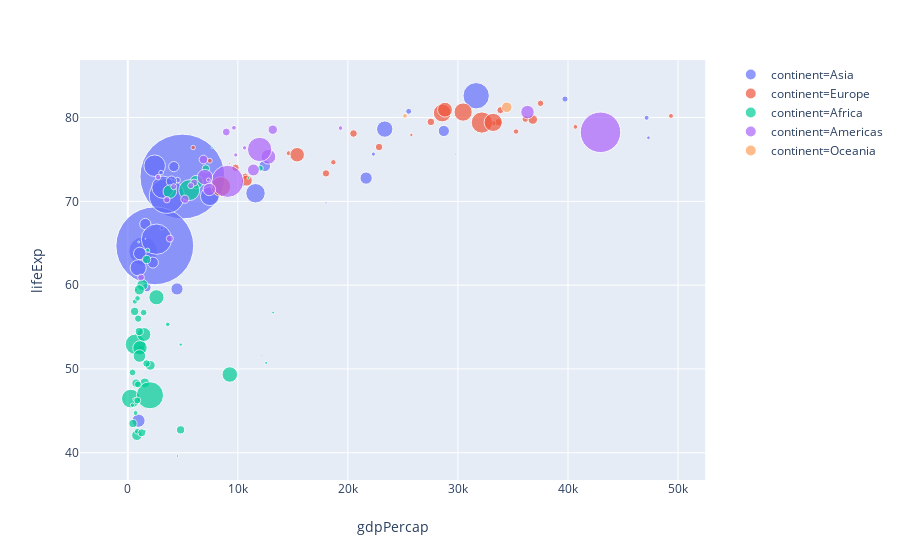

The cell this chart's notebook holds for it:
### Code cell
px.scatter(gapminder2007, x="gdpPercap", y="lifeExp", color='continent',
          size="pop", size_max=60, hover_name="country")

### Figure 1 — Plotly figure (JSON) as saved in the notebook; plotly's stock layout.template omitted (floating-point values rounded to 4 significant figures)
{"data": [{"hoverlabel": {"namelength": 0}, "hovertemplate": "<b>%{hovertext}</b><br><br>continent=Asia<br>gdpPercap=%{x}<br>lifeExp=%{y}<br>pop=%{marker.size}", "hovertext": ["Afghanistan", "Bahrain", "Bangladesh", "Cambodia", "China", "Hong Kong, China", "India", "Indonesia", "Iran", "Iraq", "Israel", "Japan", "Jordan", "Korea, Dem. Rep.", "Korea, Rep.", "Kuwait", "Lebanon", "Malaysia", "Mongolia", "Myanmar", "Nepal", "Oman", "Pakistan", "Philippines", "Saudi Arabia", "Singapore", "Sri Lanka", "Syria", "Taiwan", "Thailand", "Vietnam", "West Bank and Gaza", "Yemen, Rep."], "legendgroup": "continent=Asia", "marker": {"color": "#636efa", "size": [31889923, 708573, 150448339, 14131858, 1318683096, 6980412, 1110396331, 223547000, 69453570, 27499638, 6426679, 127467972, 6053193, 23301725, 49044790, 2505559, 3921278, 24821286, 2874127, 47761980, 28901790, 3204897, 169270617, 91077287, 27601038, 4553009, 20378239, 19314747, 23174294, 65068149, 85262356, 4018332, 22211743], "sizemode": "area", "sizeref": 366300.0, "symbol": "circle"}, "mode": "markers", "name": "continent=Asia", "showlegend": true, "type": "scatter", "x": [974.6, 29800.0, 1391.0, 1714.0, 4959.0, 39720.0, 2452.0, 3541.0, 11610.0, 4471.0, 25520.0, 31660.0, 4519.0, 1593.0, 23350.0, 47310.0, 10460.0, 12450.0, 3096.0, 944, 1091.0, 22320.0, 2606.0, 3190.0, 21650.0, 47140.0, 3970.0, 4185.0, 28720.0, 7458.0, 2442.0, 3025.0, 2281.0], "xaxis": "x", "y": [43.83, 75.64, 64.06, 59.72, 72.96, 82.21, 64.7, 70.65, 70.96, 59.55, 80.75, 82.6, 72.53, 67.3, 78.62, 77.59, 71.99, 74.24, 66.8, 62.07, 63.78, 75.64, 65.48, 71.69, 72.78, 79.97, 72.4, 74.14, 78.4, 70.62, 74.25, 73.42, 62.7], "yaxis": "y"}, {"hoverlabel": {"namelength": 0}, "hovertemplate": "<b>%{hovertext}</b><br><br>continent=Europe<br>gdpPercap=%{x}<br>lifeExp=%{y}<br>pop=%{marker.size}", "hovertext": ["Albania", "Austria", "Belgium", "Bosnia and Herzegovina", "Bulgaria", "Croatia", "Czech Republic", "Denmark", "Finland", "France", "Germany", "Greece", "Hungary", "Iceland", "Ireland", "Italy", "Montenegro", "Netherlands", "Norway", "Poland", "Portugal", "Romania", "Serbia", "Slovak Republic", "Slovenia", "Spain", "Sweden", "Switzerland", "Turkey", "United Kingdom"], "legendgroup": "continent=Europe", "marker": {"color": "#EF553B", "size": [3600523, 8199783, 10392226, 4552198, 7322858, 4493312, 10228744, 5468120, 5238460, 61083916, 82400996, 10706290, 9956108, 301931, 4109086, 58147733, 684736, 16570613, 4627926, 38518241, 10642836, 22276056, 10150265, 5447502, 2009245, 40448191, 9031088, 7554661, 71158647, 60776238], "sizemode": "area", "sizeref": 366300.0, "symbol": "circle"}, "mode": "markers", "name": "continent=Europe", "showlegend": true, "type": "scatter", "x": [5937.0, 36130.0, 33690.0, 7446.0, 10680.0, 14620.0, 22830.0, 35280.0, 33210.0, 30470.0, 32170.0, 27540.0, 18010.0, 36180.0, 40680.0, 28570.0, 9254.0, 36800.0, 49360.0, 15390.0, 20510.0, 10810.0, 9787.0, 18680.0, 25770.0, 28820.0, 33860.0, 37510.0, 8458.0, 33200.0], "xaxis": "x", "y": [76.42, 79.83, 79.44, 74.85, 73.0, 75.75, 76.49, 78.33, 79.31, 80.66, 79.41, 79.48, 73.34, 81.76, 78.89, 80.55, 74.54, 79.76, 80.2, 75.56, 78.1, 72.48, 74.0, 74.66, 77.93, 80.94, 80.88, 81.7, 71.78, 79.42], "yaxis": "y"}, {"hoverlabel": {"namelength": 0}, "hovertemplate": "<b>%{hovertext}</b><br><br>continent=Africa<br>gdpPercap=%{x}<br>lifeExp=%{y}<br>pop=%{marker.size}", "hovertext": ["Algeria", "Angola", "Benin", "Botswana", "Burkina Faso", "Burundi", "Cameroon", "Central African Republic", "Chad", "Comoros", "Congo, Dem. Rep.", "Congo, Rep.", "Cote d'Ivoire", "Djibouti", "Egypt", "Equatorial Guinea", "Eritrea", "Ethiopia", "Gabon", "Gambia", "Ghana", "Guinea", "Guinea-Bissau", "Kenya", "Lesotho", "Liberia", "Libya", "Madagascar", "Malawi", "Mali", "Mauritania", "Mauritius", "Morocco", "Mozambique", "Namibia", "Niger", "Nigeria", "Reunion", "Rwanda", "Sao Tome and Principe", "Senegal", "Sierra Leone", "Somalia", "South Africa", "Sudan", "Swaziland", "Tanzania", "Togo", "Tunisia", "Uganda", "Zambia", "Zimbabwe"], "legendgroup": "continent=Africa", "marker": {"color": "#00cc96", "size": [33333216, 12420476, 8078314, 1639131, 14326203, 8390505, 17696293, 4369038, 10238807, 710960, 64606759, 3800610, 18013409, 496374, 80264543, 551201, 4906585, 76511887, 1454867, 1688359, 22873338, 9947814, 1472041, 35610177, 2012649, 3193942, 6036914, 19167654, 13327079, 12031795, 3270065, 1250882, 33757175, 19951656, 2055080, 12894865, 135031164, 798094, 8860588, 199579, 12267493, 6144562, 9118773, 43997828, 42292929, 1133066, 38139640, 5701579, 10276158, 29170398, 11746035, 12311143], "sizemode": "area", "sizeref": 366300.0, "symbol": "circle"}, "mode": "markers", "name": "continent=Africa", "showlegend": true, "type": "scatter", "x": [6223.0, 4797.0, 1441.0, 12570.0, 1217.0, 430.1, 2042.0, 706.0, 1704.0, 986.1, 277.6, 3633.0, 1545.0, 2082.0, 5581.0, 12150.0, 641.4, 690.8, 13210.0, 752.7, 1328.0, 942.7, 579.2, 1463.0, 1569.0, 414.5, 12060.0, 1045.0, 759.3, 1043.0, 1803.0, 10960.0, 3820.0, 823.7, 4811.0, 619.7, 2014.0, 7670.0, 863.1, 1598.0, 1712.0, 862.5, 926.1, 9270.0, 2602.0, 4513.0, 1107.0, 883.0, 7093.0, 1056.0, 1271.0, 469.7], "xaxis": "x", "y": [72.3, 42.73, 56.73, 50.73, 52.3, 49.58, 50.43, 44.74, 50.65, 65.15, 46.46, 55.32, 48.33, 54.79, 71.34, 51.58, 58.04, 52.95, 56.73, 59.45, 60.02, 56.01, 46.39, 54.11, 42.59, 45.68, 73.95, 59.44, 48.3, 54.47, 64.16, 72.8, 71.16, 42.08, 52.91, 56.87, 46.86, 76.44, 46.24, 65.53, 63.06, 42.57, 48.16, 49.34, 58.56, 39.61, 52.52, 58.42, 73.92, 51.54, 42.38, 43.49], "yaxis": "y"}, {"hoverlabel": {"namelength": 0}, "hovertemplate": "<b>%{hovertext}</b><br><br>continent=Americas<br>gdpPercap=%{x}<br>lifeExp=%{y}<br>pop=%{marker.size}", "hovertext": ["Argentina", "Bolivia", "Brazil", "Canada", "Chile", "Colombia", "Costa Rica", "Cuba", "Dominican Republic", "Ecuador", "El Salvador", "Guatemala", "Haiti", "Honduras", "Jamaica", "Mexico", "Nicaragua", "Panama", "Paraguay", "Peru", "Puerto Rico", "Trinidad and Tobago", "United States", "Uruguay", "Venezuela"], "legendgroup": "continent=Americas", "marker": {"color": "#ab63fa", "size": [40301927, 9119152, 190010647, 33390141, 16284741, 44227550, 4133884, 11416987, 9319622, 13755680, 6939688, 12572928, 8502814, 7483763, 2780132, 108700891, 5675356, 3242173, 6667147, 28674757, 3942491, 1056608, 301139947, 3447496, 26084662], "sizemode": "area", "sizeref": 366300.0, "symbol": "circle"}, "mode": "markers", "name": "continent=Americas", "showlegend": true, "type": "scatter", "x": [12780.0, 3822.0, 9066.0, 36320.0, 13170.0, 7007.0, 9645.0, 8948.0, 6025.0, 6873.0, 5728.0, 5186.0, 1202.0, 3548.0, 7321.0, 11980.0, 2749.0, 9809.0, 4173.0, 7409.0, 19330.0, 18010.0, 42950.0, 10610.0, 11420.0], "xaxis": "x", "y": [75.32, 65.55, 72.39, 80.65, 78.55, 72.89, 78.78, 78.27, 72.23, 74.99, 71.88, 70.26, 60.92, 70.2, 72.57, 76.19, 72.9, 75.54, 71.75, 71.42, 78.75, 69.82, 78.24, 76.38, 73.75], "yaxis": "y"}, {"hoverlabel": {"namelength": 0}, "hovertemplate": "<b>%{hovertext}</b><br><br>continent=Oceania<br>gdpPercap=%{x}<br>lifeExp=%{y}<br>pop=%{marker.size}", "hovertext": ["Australia", "New Zealand"], "legendgroup": "continent=Oceania", "marker": {"color": "#FFA15A", "size": [20434176, 4115771], "sizemode": "area", "sizeref": 366300.0, "symbol": "circle"}, "mode": "markers", "name": "continent=Oceania", "showlegend": true, "type": "scatter", "x": [34440.0, 25190.0], "xaxis": "x", "y": [81.23, 80.2], "yaxis": "y"}], "layout": {"autosize": true, "legend": {"itemsizing": "constant", "tracegroupgap": 0}, "margin": {"t": 60}, "xaxis": {"anchor": "y", "autorange": true, "domain": [0, 0.98], "range": [-2912.0, 52240.0], "title": {"text": "gdpPercap"}, "type": "linear"}, "yaxis": {"anchor": "x", "autorange": true, "domain": [0, 1], "range": [36.79, 86.7], "title": {"text": "lifeExp"}, "type": "linear"}}}
